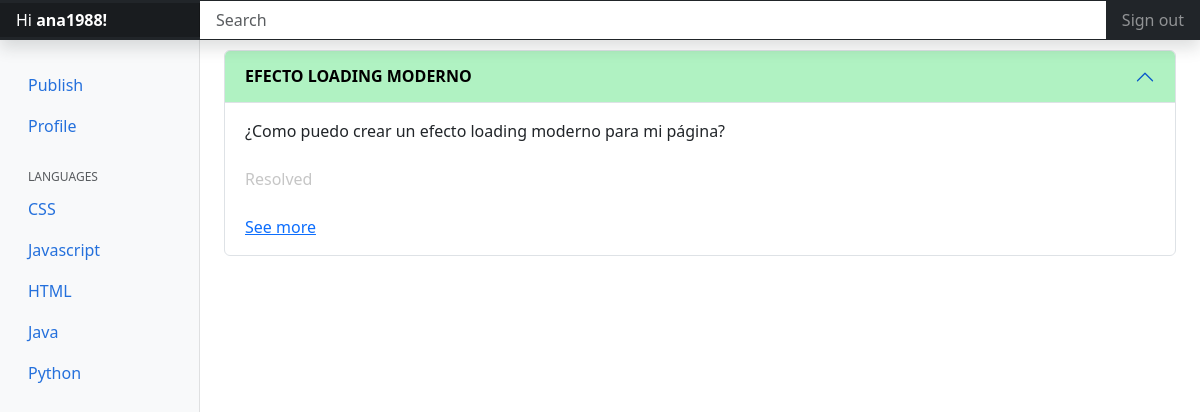
Screenshot of /index.php?controller=incidence&action=showIncidences&id=1 (signed in) with the database file from the repository.
### tables this page shows
CREATE TABLE IF NOT EXISTS `languages` (
  `id` int NOT NULL AUTO_INCREMENT,
  `name` varchar(15) DEFAULT NULL,
  PRIMARY KEY (`id`)
);

CREATE TABLE IF NOT EXISTS `incidences` (
  `id` int NOT NULL AUTO_INCREMENT,
  `title` varchar(100) DEFAULT NULL,
  `descrip` varchar(300) NOT NULL,
  `state` enum('Unanswered','Pending','Resolved') NOT NULL DEFAULT 'Unanswered',
  `user_id` int DEFAULT NULL,
  `language_id` int DEFAULT NULL,
  PRIMARY KEY (`id`),
  KEY `user_id` (`user_id`),
  KEY `language_id` (`language_id`)
);

### controller/incidence-controller.php (called while the page is built, shortened)
<?php
    function showIncidences()
    {
        require_once("./model/user.php");
        require_once("./model/language.php");
        require_once("./model/incidence.php");
        include("./view/show-incidences.php");
    }
    function getColourStatus($state) {
        switch($state) {
            case "Resolved":
                $colour = "#b0f2c2";
                break;
        }
        return $colour;
    }
?>

### model/language.php (called while the page is built, shortened)
<?php
    function getLanguages()
    {
        include('connect-db.php');
        try {
            $stmt = $dbh->prepare('SELECT * FROM languages');
            $stmt->execute();
            $result = $stmt->fetchAll(PDO::FETCH_ASSOC);
        } catch (PDOException $e) {
            echo "ERROR: " . $e->getMessage();
        }
        return $result;
    }
?>

### model/incidence.php (called while the page is built, shortened)
<?php
    class incidence {
        public static function getIncidencesByLanguageId($language_id)
        {
            include('connect-db.php');
            try {
                $stmt = $dbh->prepare('SELECT * FROM incidences WHERE language_id=:language_id');
                $stmt->bindParam(':language_id', $language_id, PDO::PARAM_STR);
                $stmt->execute();
                $incidence = $stmt->fetchAll(PDO::FETCH_ASSOC);
            } catch (PDOException $e) {
                echo "ERROR: " . $e->getMessage();
            }
            return $incidence;
        }
    }
?>

### view/show-incidences.php (the view, shortened to what this page needs)
<!doctype html>
<html lang="en">
<head>
    <link href="/docs/5.3/dist/css/bootstrap.min.css" rel="stylesheet"
>
    <link rel="stylesheet" href="https://cdn.jsdelivr.net/npm/bootstrap@4.3.1/dist/css/bootstrap.min.css"
>
    <link href="./view/default/css/dashboard.css" rel="stylesheet">
    <link href="./view/default/css/bootstrap.css" rel="stylesheet">
</head>
<body>
    <header class="navbar navbar-dark sticky-top bg-dark flex-md-nowrap p-0 shadow">
        <a class="navbar-brand col-md-3 col-lg-2 me-0 px-3 fs-6" href="#">Hi <strong><?php echo $_SESSION['username']; ?>!</strong> </a>
        <input class="form-control form-control-dark w-100 rounded-0 border-0" type="text" placeholder="Search"
            aria-label="Search">
        <div class="navbar-nav">
            <div class="nav-item text-nowrap">
                <a class="nav-link px-3" href="index.php?controller=login&action=signout">Sign out</a>
            </div>
        </div>
    </header>
    <div class="container-fluid">
        <div class="row">
            <nav id="sidebarMenu" class="col-md-3 col-lg-2 d-md-block bg-light sidebar collapse">
                <div class="position-sticky pt-3 sidebar-sticky">
                    <ul class="nav flex-column">
                        <li class="nav-item">
                            <a class="nav-link active" aria-current="page"
                                href="index.php?controller=incidence&action=publishIncidence">
                                Publish
                            </a>
                        </li>
                        <li class="nav-item">
                            <a class="nav-link active" aria-current="page"
                                href="index.php?controller=user&action=showProfile">
                                Profile
                            </a>
                        </li>
                    </ul>
                    <h6
                        class="sidebar-heading d-flex justify-content-between align-items-center px-3 mt-4 mb-1 text-muted text-uppercase">
                        <span>Languages</span>
                    </h6>
                    <ul class="nav flex-column mb-2">
                        <?php
                            $languages = getLanguages();
                            foreach($languages as $language)
                            {
                                echo    "<li class=nav-item>
                                            <a class=nav-link active href=index.php?controller=incidence&action=showIncidences&id=" . $language['id'] . " style=color:#2470dc>
                                                <span data-feather=file-text class=align-text-bottom></span>"
                                                . $language['name'] .
                                            "</a>
                                        </li>";
                            }
                        ?>
                    </ul>
                </div>
            </nav>
            <main class="col-md-9 ms-sm-auto col-lg-10 px-md-4" style="padding:10px">
                <?php
                    if(isset($_REQUEST['id'])) {
                        $id = $_REQUEST['id'];
                        $incidences = incidence::getIncidencesByLanguageId($id);
                        foreach($incidences as $incidence)
                        {
                            echo    "<div class='accordion mb-2' id='accordionPanelsStayOpenExample'>
                                        <div class='accordion-item'>
                                            <h2 class='accordion-header'>
                                                <button class='accordion-button' type='button' data-bs-toggle='collapse' data-bs-target='#panelsStayOpen-collapseOne' aria-expanded='false' aria-controls='panelsStayOpen-collapseOne' style='background-color:" . getColourStatus($incidence['state']) ."'>
                                                   <strong>" . strtoupper($incidence['title']) . "</strong>
                                                </button>
                                            </h2>
                                            <div id='panelsStayOpen-collapseOne' class='accordion-collapse collapse show'>
                                                <div class='accordion-body'>"
                                                 . $incidence['descrip'] .
                                                "<br><br><span style='color:#c6c6c6'>" . $incidence['state'] ."</span>
                                                <br><br><a href=index.php?controller=incidence&action=showIncidence&id=" . $incidence['id'] ."> See more </a>
                                                </div>
                                            </div>
                                        </div>
                                    </div>";
                        }
                    }
                ?>
            </main>
        </div>
    </div>
</body>
</html>

### view/default/css/dashboard.css (style rules this page uses)
body { font-size: .875rem; }
.sidebar { position: fixed; top: 0; bottom: 0; left: 0; z-index: 100; padding: 48px 0 0; box-shadow: inset -1px 0 0 rgba(0, 0, 0, 0.1); }
.sidebar-sticky { height: calc(100vh - 48px); overflow-x: hidden; overflow-y: auto; }
.sidebar .nav-link { font-weight: 500; color: #333; }
.sidebar .nav-link.active { color: #2470dc; }
.sidebar-heading { font-size: .75rem; }
.navbar-brand { padding-top: .75rem; padding-bottom: .75rem; background-color: rgba(0, 0, 0, .25); box-shadow: inset -1px 0 0 rgba(0, 0, 0, .25); }
.navbar .form-control { padding: .75rem 1rem; }
.form-control-dark { color: #fff; background-color: rgba(0, 17, 255, 0.1); border-color: rgba(255, 255, 255, .1); }

### rows the page displays
languages: name "CSS"
languages: name "Javascript"
languages: name "HTML"
languages: name "Java"
languages: name "Python"
incidences: title "EFECTO LOADING MODERNO", descrip "¿Como puedo crear un efecto loading moderno para mi página?", state "Resolved"

### other values shown
$_SESSION['username'] "ana1988"
